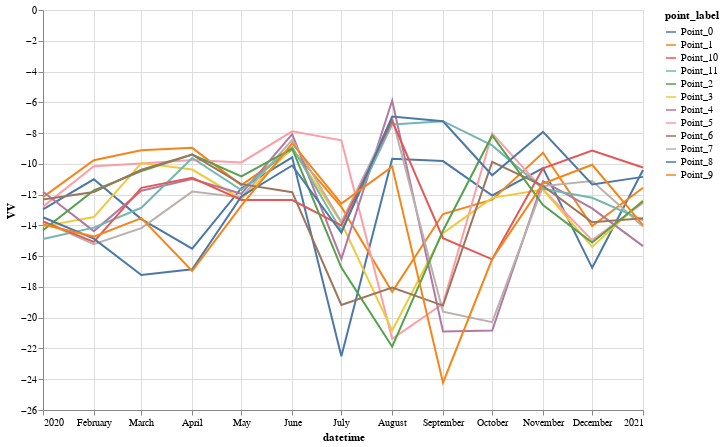

Notebook cell for this chart:
### Code cell
mult_line = alt.Chart(gdf_banana).mark_line().encode(
    x='datetime:T',  # Specify 'datetime' as temporal ('T')
    y='VV:Q',       # Specify 'VV' as quantitative ('Q')
    color='point_label:N' #Nominal
)

# Combine the line and band charts
mult_line.properties(
    width=600,
    height=400
)

### Figure 1 — Vega-Lite specification as saved in the notebook (floating-point values rounded to 4 significant figures; data arrays with more than 128 entries replaced by an {"elided": "..."} marker saying what was removed)
{"config": {"view": {"continuousWidth": 300, "continuousHeight": 300}}, "data": {"name": "data-f4dcd5f53104616f901317cade6e51cd"}, "mark": {"type": "line"}, "encoding": {"color": {"field": "point_label", "type": "nominal"}, "x": {"field": "datetime", "type": "temporal"}, "y": {"field": "VV", "type": "quantitative"}}, "height": 400, "width": 600, "$schema": "https://vega.github.io/schema/vega-lite/v5.20.1.json", "datasets": {"data-f4dcd5f53104616f901317cade6e51cd": {"elided": "156 records"}}}
